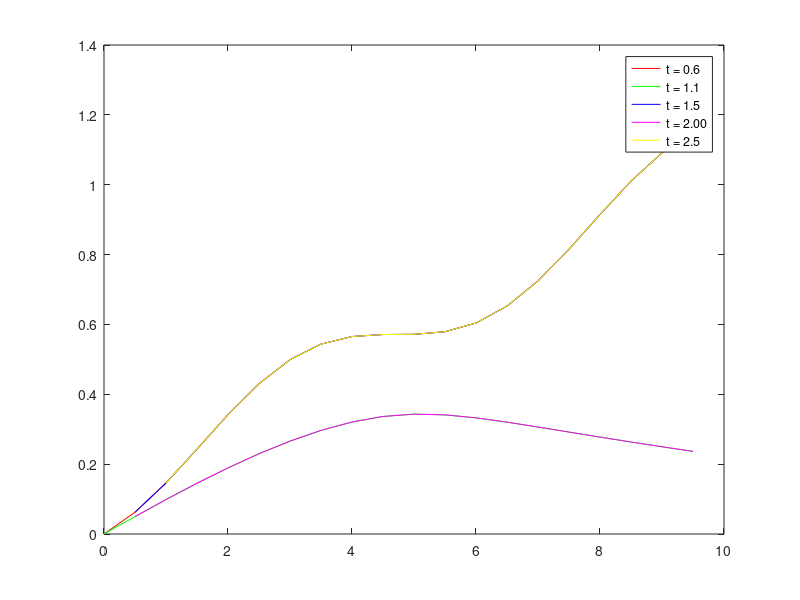
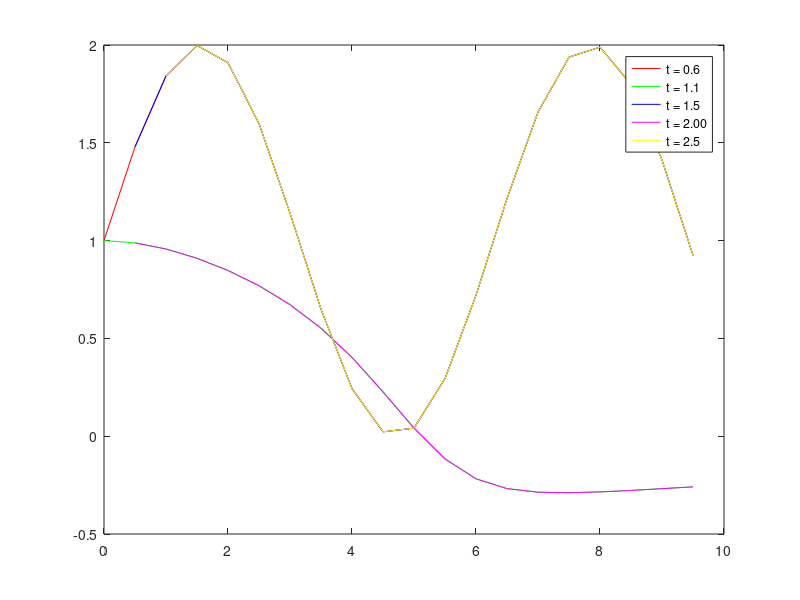

These charts were generated, in order, by the following MATLAB code:
clear all
close all

Array=dlmread('output.csv');
t = Array(:, 1);
x = Array(:, 2);
u = Array(:, 3);
v = Array(:, 4);

Array2=dlmread('input.txt')
N = Array2(2)

figure(1) %graph of u against x
title('u against t');
plot (t(1:N:end),u(1:N:end), 'r'); hold on; %take every Nth element, starting from the first
plot (t(11:N:end),u(11:N:end), 'g'); hold on; % same as above, except starting from the eleventh
plot (t(21:N:end),u(21:N:end), 'b'); hold on;
plot (t(31:N:end),u(31:N:end), 'm'); hold on;
plot (t(41:N:end),u(41:N:end), 'y'); hold on;

legend('t = 0.6','t = 1.1','t = 1.5','t = 2.00','t = 2.5');


figure(2) %graph of u against x
title('v against t');
plot (t(1:N:end),v(1:N:end), 'r'); hold on; %take every Nth element, starting from the first
plot (t(11:N:end),v(11:N:end), 'g'); hold on; % same as above, except starting from the eleventh
plot (t(21:N:end),v(21:N:end), 'b'); hold on;
plot (t(31:N:end),v(31:N:end), 'm'); hold on;
plot (t(41:N:end),v(41:N:end), 'y'); hold on;

legend('t = 0.6','t = 1.1','t = 1.5','t = 2.00','t = 2.5');

%figure(2) %graph of u against t
%title('u');
%plot (t(1:40:end), u(1:40:end), 'r'); hold on;
%plot (t(11:40:end),u(11:40:end), 'g'); hold on;
%plot (t(21:40:end),u(21:40:end), 'b'); hold on;
%plot (t(31:40:end),u(31:40:end), 'm'); hold on;

%legend('x=0','x=1.28','x=2.56','x=3.84');

%{

figure (3) % Animate line
fig = animatedline;
set(gca,'XLim', [0 5])
legend('u(x)');
for k = 1:20
    clearpoints(fig)
    tvec = t(1:20);
    uvec = u(1+20*k:20+20*k);
    addpoints(fig,tvec,uvec);
    drawnow limitrate
    pause(0.1);
end

figure (4) % Animate line
fig = animatedline;
set(gca,'XLim', [0 5])
legend('v(x)');
for k = 1:20
    clearpoints(fig)
    tvec = t(1:20);
    vvec = v(1+20*k:20+20*k);
    addpoints(fig,tvec,vvec);
    drawnow limitrate
    pause(0.1);
end

disp('End of script')

%}